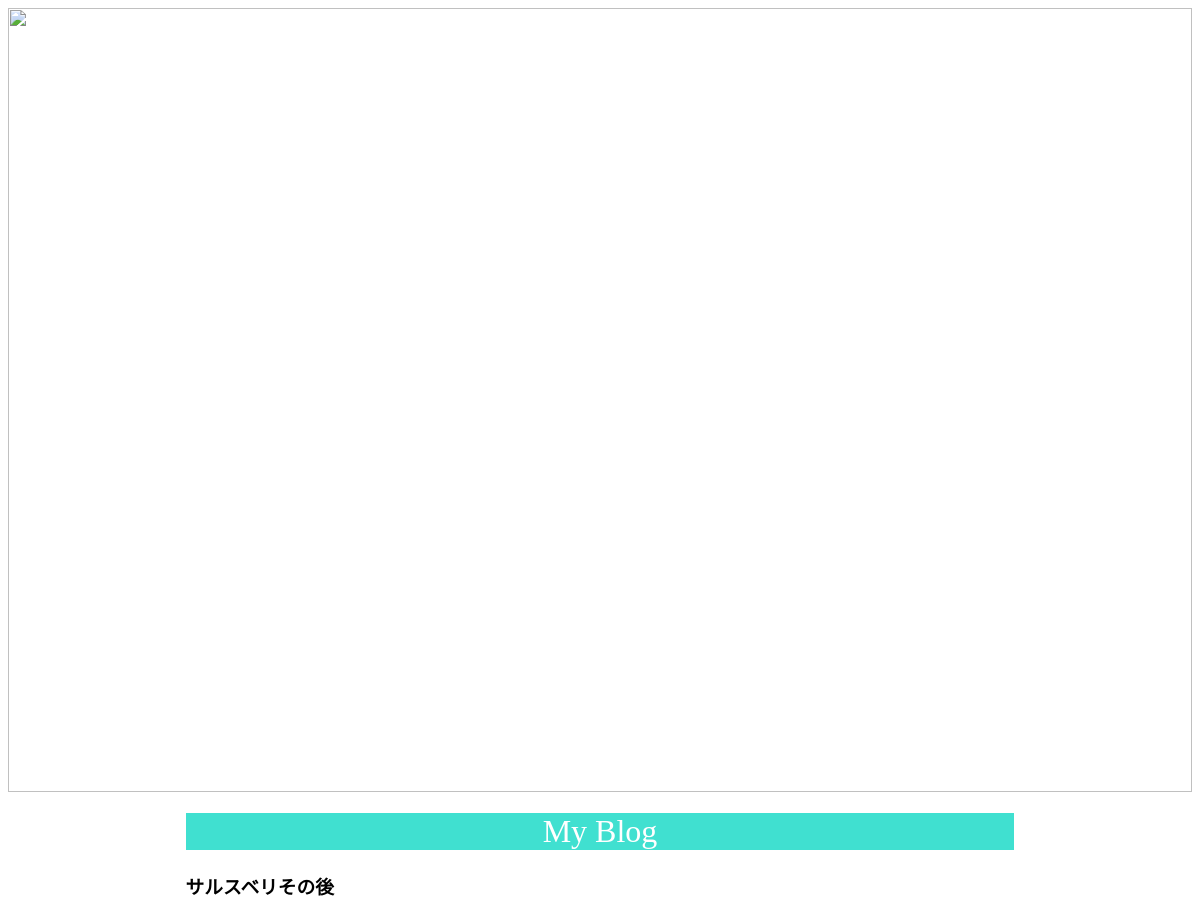
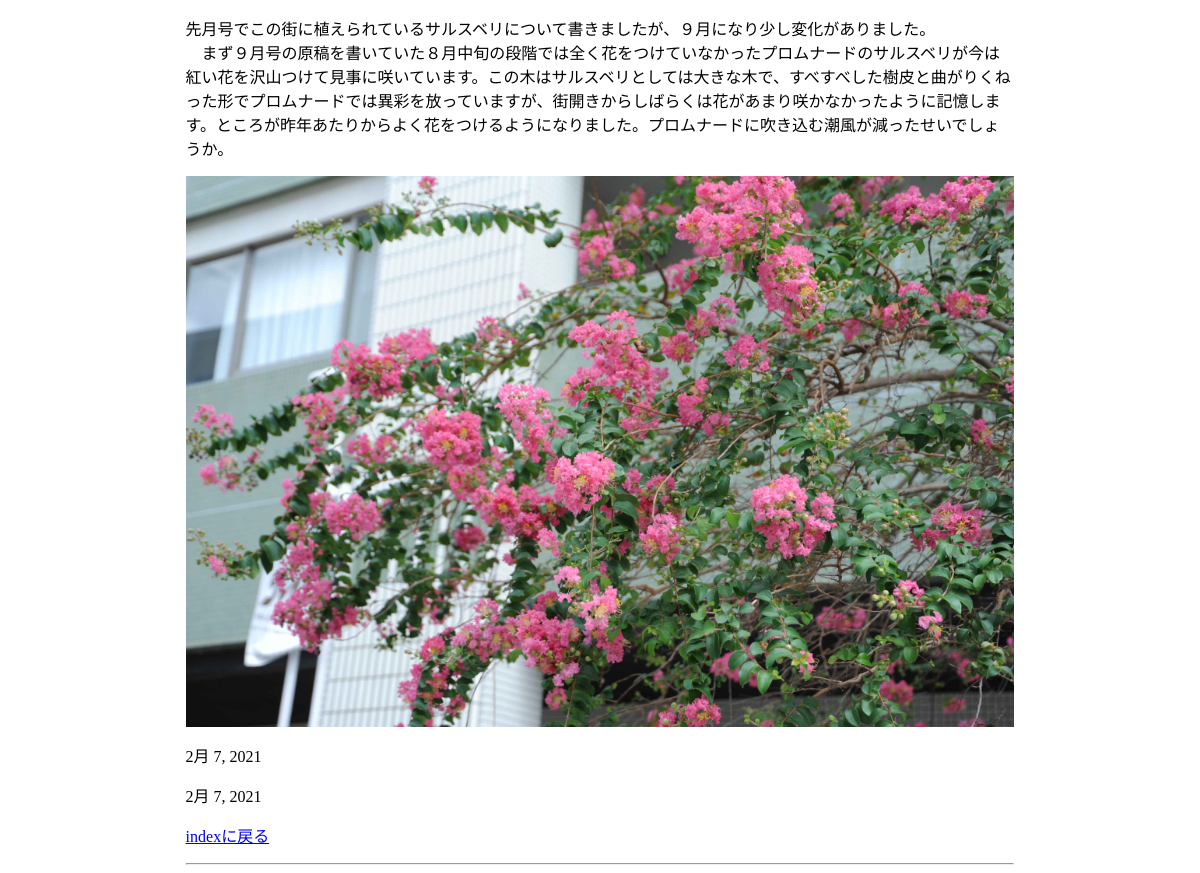
The app's page /blog/detail/2 with its own data (2 pictures, top to bottom).
### blog/models.py (models this page shows, shortened)
class Post(models.Model):
    title = models.CharField(max_length=40)
    text = models.TextField()
    image = models.ImageField(null=True, upload_to='media/images')
    posted_at = models.DateField()
    updated_at = models.DateField()

### blog/views.py (the view)
# urls.py: path('detail/<int:post_id>', views.detail, name='detail')
def detail(request, post_id):
    post = Post.objects.get(id=post_id)
    params = {
        'id':post_id,
        'post':post,
    }
    return render(request, 'blog/detail.html', params)

### blog/templates/blog/detail.html (shortened to what this page needs)
{% load static %}
<html lang="ja">
<head>
    <link rel="stylesheet" href="{% static 'blog/css/style.css' %}"
</head>
<body>
    <img src="{% static 'blog/images/TopPhoto.jpg' %}">
    <div class="container">
    <h1>My Blog</h1>
    <h3>{{post.title}}</h3>
    <p>{{ post.text|linebreaks }}</p>
    <img src="{{ post.image.url }}">
    <p>{{ post.posted_at }}</p>
    <p>{{ post.updated_at }}</p>
    <p><a href="{% url 'index' %}">indexに戻る</a></p>
    <hr />
    </div>
</body>
</html>

### blog/static/blog/css/style.css (style rules this page uses)
img { width: 100%; max-width: 1200px; margin: 0 auto; }
.container { width:70%; margin: 0 auto; }
h1 { font-weight: 400; text-align: center; color: #fff; background-color: #40e0d0; }

### records on screen
Post: title "サルスベリその後", text "先月号でこの街に植えられているサルスベリについて書きましたが、９月になり少し変化がありました。 まず９月号の原稿を書いていた８月中旬の段階では全く花をつけていなかったプロムナードのサルスベリが今は紅い花を沢山つけて見事に咲いています。この木はサルスベリとしては大きな木で、すべすべした樹皮と曲がりくねった形でプロムナードでは異彩を放っていますが、街開きからしばらくは花があまり咲かなかったように記憶します。ところが昨年あたりからよく花をつけるようになりました。プロムナードに吹き込む潮風が減ったせいでしょうか。", image (picture), posted_at "2月 7, 2021", updated_at "2月 7, 2021"
